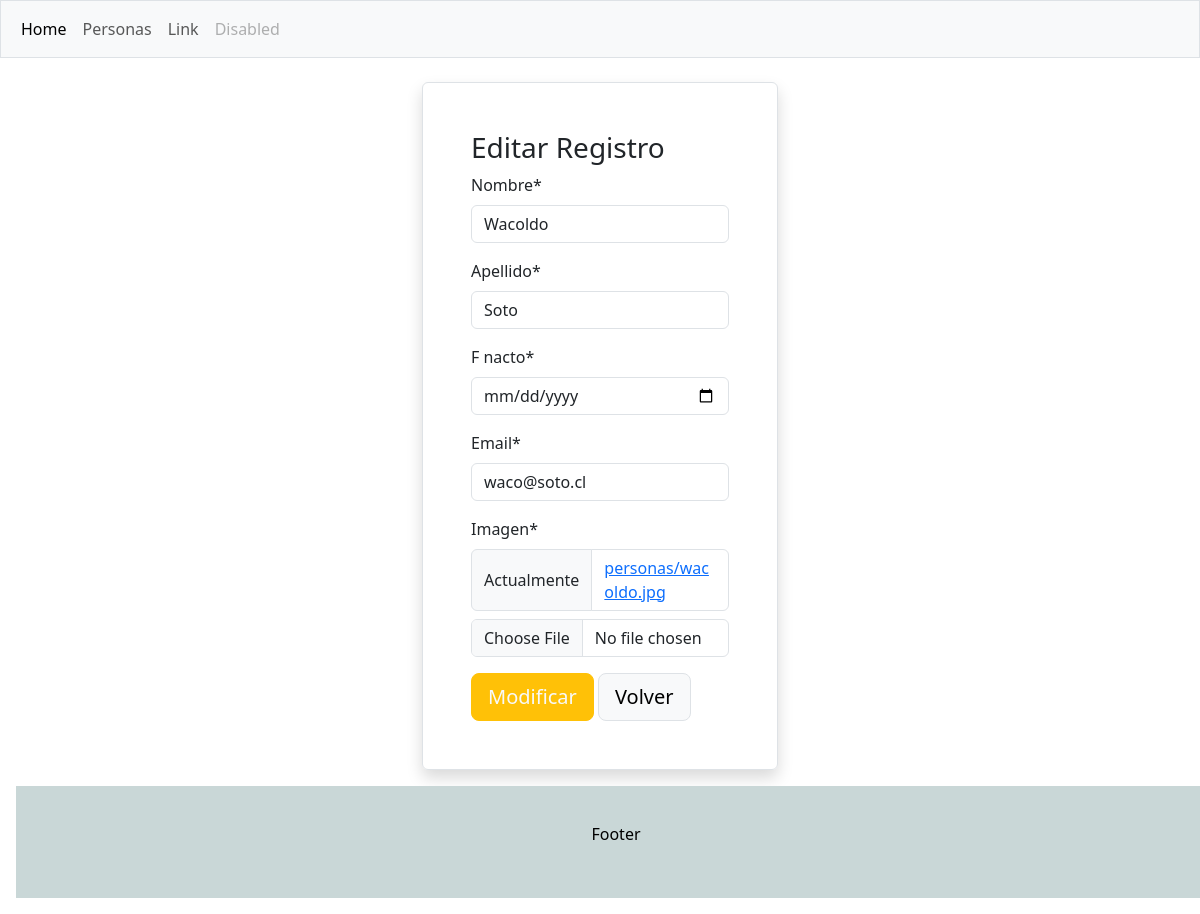
/modificarpersona/100, run on an earlier commit of the app's database.
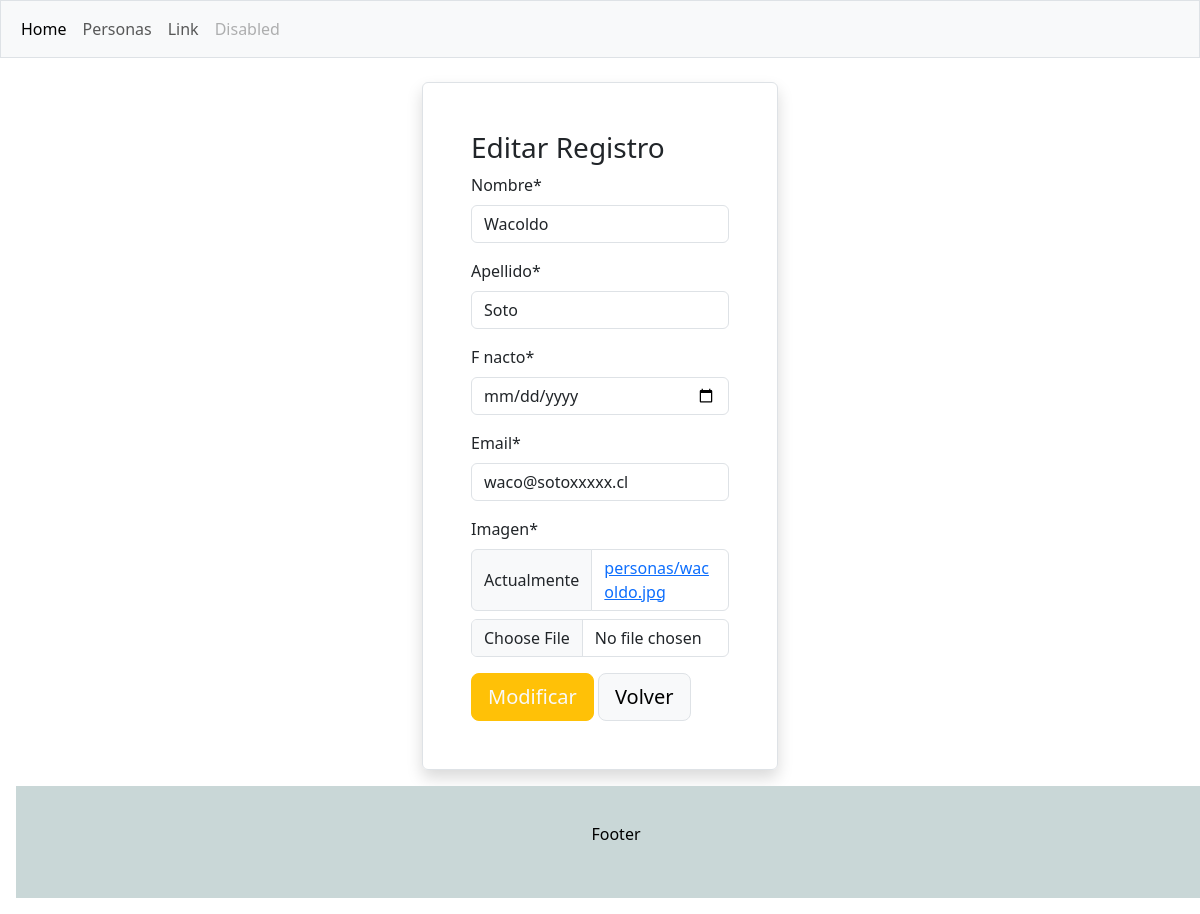
And on a later commit of the database.
### crud/models.py (models this page shows, shortened)
class Persona(models.Model):
    rut=models.CharField(max_length=10, primary_key=True)
    nombre=models.CharField(max_length=50, null=False)
    apellido=models.CharField(max_length=50, null=False)
    f_nacto=models.DateField()
    email=models.EmailField(max_length=100, null=False)
    imagen=models.ImageField(upload_to='personas', null=True)

### crud/views.py (the view, shortened to what this page needs)
# urls.py: path('modificarpersona/<id>',modificarpersona, name='modificarpersona'),
def modificarpersona(request,id):
    persona=get_object_or_404(Persona, rut=id)
    form=UpdPersonaForm(instance=persona)
    datos={
        'persona':persona,
        'form':form
    }
    return render(request,'crud/modificarpersona.html',datos)

### crud/forms.py
class UpdPersonaForm(forms.ModelForm):
    f_nacto=forms.DateField(widget=forms.DateInput(attrs={"type":"date"}))
    class Meta:
        model = Persona
        fields = ['nombre','apellido','f_nacto','email','imagen']

### crud/templates/crud/modificarpersona.html (shortened to what this page needs)
{% extends "crud/base.html" %}
{% load static %}
{% load crispy_forms_tags %}
{% block contenido %}
<div class="container">
    <div class="row">
        <div class="col-sm-4"></div>
        <div class="col-sm-4">
            <div class="p-5 border rounded shadow mt-4">
                <h3>Editar Registro</h3>
                <form action="" method="post" enctype="multipart/form-data">
                    {{form | crispy}}
                    <div>
                        <input type="submit" value="Modificar" class="btn btn-warning  text-light btn-lg">
                        <a href="{% url "personas" %}">
                            <button type="button" class="btn btn-light border btn-lg">Volver</button>
                        </a>
                    </div>
                </form>
            </div>
        </div>
        <div class="col-sm-4"></div>
    </div>
</div>
{% endblock contenido %}

What changed in the data, as far as the page shows it:
changed Persona "Wacoldo": email "waco@soto.cl" → "waco@sotoxxxxx.cl"
